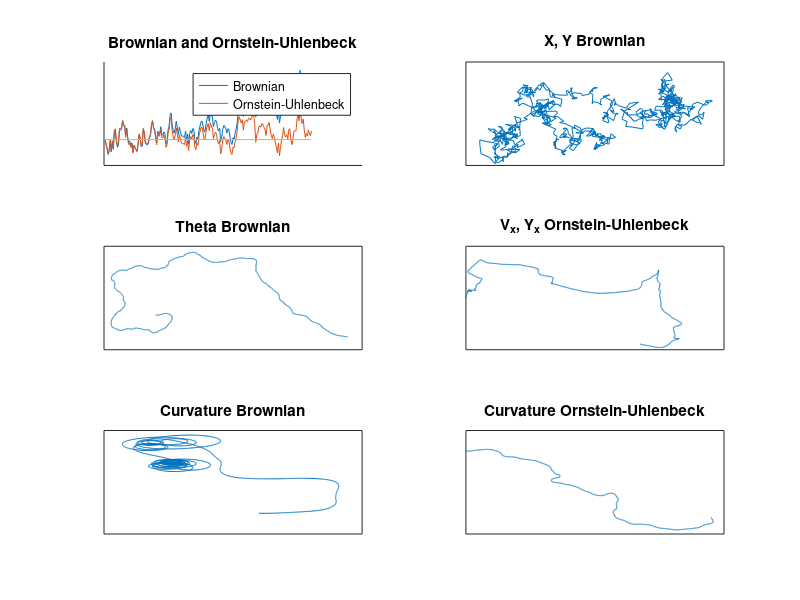

Source code (MATLAB):
clear all; close all; clc;
subplot(3,2,1)

%%
% Part (a)
T = 2;
N=100*T; % Number of changes in track
h=sqrt(T/N);
x = zeros(N,1);
o = zeros(N,1);
% Iterate over N timesteps
for i=1:N
    r = randn();
    x(i+1,1)=x(i,1)+h*r;
    o(i+1,1)=o(i,1)+h*r-o(i,1)*.05;
end
% Plot
hold on; 
plot(x);
plot(o);
plot([0,200],[0,0]);
title("Brownian and Ornstein-Uhlenbeck");
legend("Brownian", "Ornstein-Uhlenbeck");
set(gca,'XTick',[],'YTick',[])
hold off;

%%
% Part (b)
T= 10;
N=100*T;
h=sqrt(T/N); 
x = zeros(N,1);
y = zeros(N,1);
% Iteration to store positions of particles
for i=1:N
    x(i+1)=x(i)+h*randn();
    y(i+1)=y(i)+h*randn();
end
% Plot
subplot(3,2,2)
plot(x,y)
title("X, Y Brownian");
set(gca,'XTick',[],'YTick',[])

%%
% Part (c)
n = 10000;
% State variables: x, y, theta
state = zeros(n,3);
for i=2:n
    state(i,3) = state(i-1,3) + randn() * 3; % theta
    state(i,1) = state(i-1,1) + cosd(state(i,3)); % x 
    state(i,2) = state(i-1,2) + sind(state(i,3));% y 
end
subplot(3,2,3)
plot(state(:,1), state(:,2))
title("Theta Brownian");
set(gca,'XTick',[],'YTick',[])

%%
% Part (d)
n = 3000;
% State variables: x, y, dx, dy
state = zeros(n,4); 
offset = 0.01;
for i=2:n
    state(i,3) = state(i-1,3) + randn() - state(i-1,3)*offset; % dx
    state(i,4) = state(i-1,4) + randn() - state(i-1,4)*offset; % dy
    state(i,1) = state(i-1,1) + state(i,3); % x 
    state(i,2) = state(i-1,2) + state(i,4);% y 
end
subplot(3,2,4)
plot(state(:,1), state(:,2))
title("V_x, Y_x Ornstein-Uhlenbeck");
set(gca,'XTick',[],'YTick',[]);
 
%%
% Part (e)
% change_in_deg = len*k;
n = 3000;
len = 0.6;
% x, y, theta, curvature(k)
state = zeros(n,4); 
for i=2:n
    state(i,4) = state(i-1,4) + randn()/3; % curvature
    state(i,3) = state(i-1,3) + len * state(i,4); % theta
    state(i,1) = state(i-1,1) + cosd(state(i,3)); % x 
    state(i,2) = state(i-1,2) + sind(state(i,3));% y 
end
subplot(3,2,5)
plot(state(:,1), state(:,2))
title("Curvature Brownian");
set(gca,'XTick',[],'YTick',[])
 
%%
% Part (f)
n = 4000;
len = 0.6;
% x, y, theta, curvature(k)
state = zeros(n,4); 
for i=2:n
    state(i,4) = state(i-1,4) + (-state(i-1,4)*.05) + randn()/3; % Curvature(k)
    state(i,3) = state(i-1,3) + len * state(i,4); % theta
    state(i,1) = state(i-1,1) + cosd(state(i,3)); % x 
    state(i,2) = state(i-1,2) + sind(state(i,3));% y 
end
subplot(3,2,6)
hold off;
plot(state(:,1), state(:,2))
title("Curvature Ornstein-Uhlenbeck");
set(gca,'XTick',[],'YTick',[])
